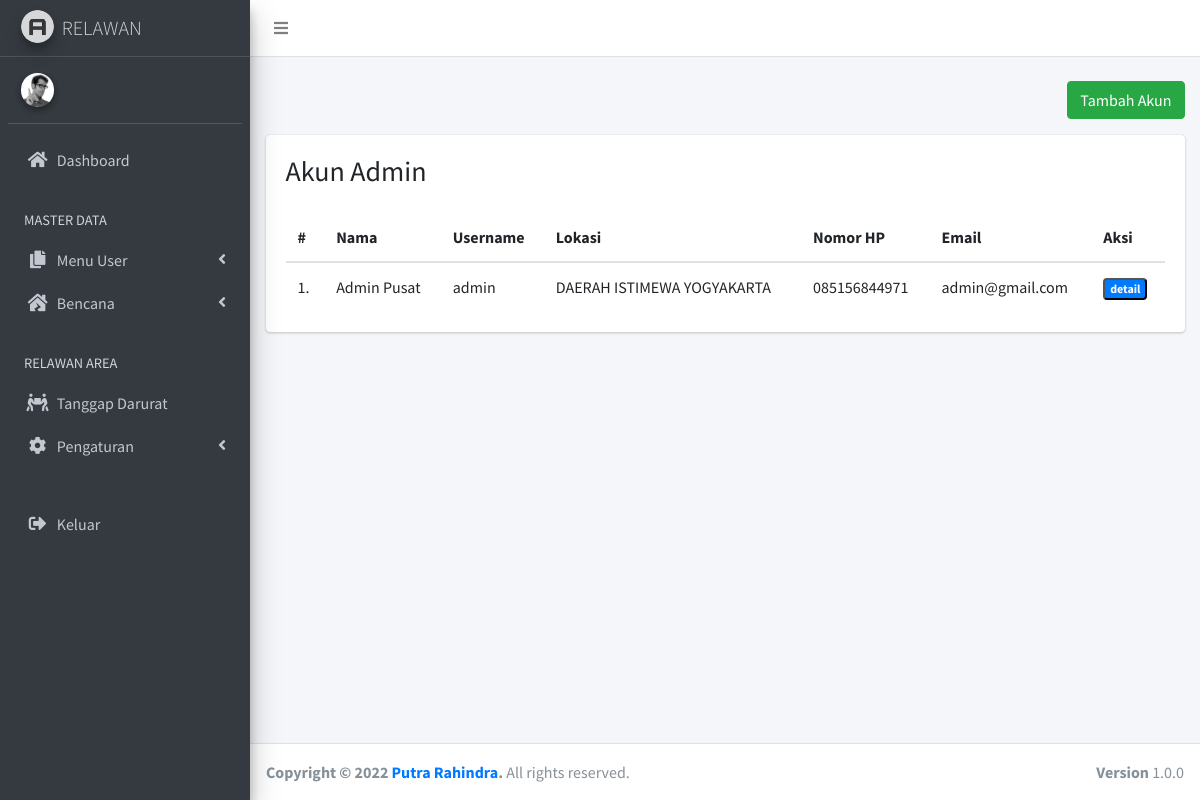
The app's page /users/admin with its own data.
### tables this page shows
CREATE TABLE `attr_admin` (
  `id` int(11) NOT NULL,
  `user_id` int(11) NOT NULL,
  `nama_lengkap` varchar(100) NOT NULL,
  `email` varchar(40) NOT NULL,
  `no_hp` varchar(20) NOT NULL,
  `lokasi` int(11) NOT NULL,
  `created_at` datetime NOT NULL,
  `updated_at` datetime NOT NULL
);

CREATE TABLE `users` (
  `id` int(11) NOT NULL,
  `username` varchar(60) NOT NULL,
  `password` varchar(255) NOT NULL,
  `role_id` int(11) NOT NULL,
  `is_active` tinyint(1) NOT NULL,
  `created_at` datetime NOT NULL,
  `updated_at` datetime NOT NULL
);

CREATE TABLE `reg_provinces` (
  `id` char(2) NOT NULL,
  `name` varchar(255) NOT NULL
);

### application/libraries/Template.php (called while the page is built)
<?php
class Template
{
    var $template_data = [];
    function set($name, $value)
    {
        $this->template_data[$name] = $value;
    }
    function load($template = '', $view = '', $view_data = [], $return = false)
    {
        $this->CI = &get_instance();
        $this->set('contents', $this->CI->load->view($view, $view_data, TRUE));
        return $this->CI->load->view($template, $this->template_data, $return);
    }
}

### application/controllers/Users.php (called while the page is built, shortened)
<?php
class Users extends CI_Controller {
	public function admin($aksi = NULL) {
		if($aksi == "tambah") {
			$this->form_validation->set_rules('username', 'Username', 'required');
			$this->form_validation->set_rules('password', 'Password', 'required');
			$this->form_validation->set_rules('nama_lengkap', 'NamaLengkap', 'required');
			$this->form_validation->set_rules('no_hp', 'NoHP', 'required');
			if($this->form_validation->run() === FALSE) {
				redirect('users/admin');
			} else {
				$userData = [
					'id' => NULL,
					'username' => $this->input->post('username'),
					'password' => password_hash($this->input->post('password'), PASSWORD_DEFAULT),
					'role_id' => 1,
					'is_active' => 1
				];
				$userID = $this->m_user->insert('users', $userData);
				if($userID) {
					$adminAttr = [
						'id' => NULL,
						'user_id' => $userID,
						'nama_lengkap' => $this->input->post('nama_lengkap'),
						'email' => $this->input->post('email'),
						'no_hp' => $this->input->post('no_hp'),
						'lokasi' => $this->input->post('lokasi')
					];
					if($this->m_user->insert('attr_admin', $adminAttr)) {
						$this->session->set_flashdata('pesan', '<div class="alert alert-success" role="alert">Akun berhasil dibuat!</div>');
					} else {
						$this->session->set_flashdata('pesan', '<div class="alert alert-danger" role="alert">Akun gagal dibuat!</div>');
					}
				} else {
					$this->session->set_flashdata('pesan', '<div class="alert alert-danger" role="alert">Akun gagal dibuat!</div>');
				}
				redirect('users/admin');
			}
		} else {
			$data['provinsi'] = $this->crud->get('reg_provinces');
			$data['users'] = $this->m_user->get('admin');
			$this->template->load('layouts/dashboard', 'app/users/admin/index', $data);
		}
	}
}

### index.php (called while the page is built, shortened)
<?php
require_once BASEPATH.'core/CodeIgniter.php';

### application/models/UserModel.php (called while the page is built, shortened)
<?php
class UserModel extends CI_Model {
	public function get($role, $id = NULL) {
		if($role == "admin") {
			if($id) {
				$query = "SELECT attr_admin.id, users.id as user_id, users.username, attr_admin.nama_lengkap, attr_admin.no_hp, attr_admin.email, reg_provinces.name as lokasi, attr_admin.created_at, attr_admin.updated_at FROM attr_admin JOIN users ON attr_admin.user_id = users.id JOIN reg_provinces ON reg_provinces.id = attr_admin.lokasi WHERE attr_admin.user_id = $id";
			} else {
				$query = "SELECT attr_admin.id, users.id as user_id, users.username, attr_admin.nama_lengkap, attr_admin.no_hp, attr_admin.email, reg_provinces.name as lokasi, attr_admin.created_at, attr_admin.updated_at FROM attr_admin JOIN users ON attr_admin.user_id = users.id JOIN reg_provinces ON reg_provinces.id = attr_admin.lokasi";
			}
		} else if($role == "relawan") {
			if($id) {
				$query = "SELECT attr_relawan.id, users.id as user_id, users.username, attr_relawan.nama_lengkap, attr_relawan.no_hp, attr_relawan.email, reg_provinces.name as lokasi, attr_relawan.created_at, attr_relawan.updated_at FROM attr_relawan JOIN users ON attr_relawan.user_id = users.id JOIN reg_provinces ON reg_provinces.id = attr_relawan.lokasi WHERE attr_relawan.user_id = $id";
			} else {
				$query = "SELECT attr_relawan.id, users.id as user_id, users.username, attr_relawan.nama_lengkap, attr_relawan.no_hp, attr_relawan.email, reg_provinces.name as lokasi, attr_relawan.created_at, attr_relawan.updated_at FROM attr_relawan JOIN users ON attr_relawan.user_id = users.id JOIN reg_provinces ON reg_provinces.id = attr_relawan.lokasi";
			}
		}
		return $this->db->query($query)->result_array();
	}
}

### application/views/app/users/admin/index.php (the view, shortened to what this page needs)
<div class="container-fluid">
	<div class="row">
		<div class="col-12 my-3">
			<button type="button" class="btn btn-success float-right" data-toggle="modal" data-target="#tambahModal">Tambah Akun</button>
		</div>
		<div class="col-12">
			<div class="card">
				<div class="card-body">
					<h3 class="mb-4">Akun Admin</h3>
					<table class="table table-hovered">
						<thead>
							<th>#</th>
							<th>Nama</th>
							<th>Username</th>
							<th>Lokasi</th>
							<th>Nomor HP</th>
							<th>Email</th>
							<th>Aksi</th>
						</thead>
						<tbody>
							<?php $nomor = 1; ?>
							<?php foreach($users as $user): ?>
								<tr>
									<td><?= $nomor++ ?>.</td>
									<td><?= $user['nama_lengkap'] ?></td>
									<td><?= $user['username'] ?></td>
									<td><?= $user['lokasi'] ?></td>
									<td><?= $user['no_hp'] ?></td>
									<td><?= $user['email'] ?></td>
									<td>
										<button class="badge badge-primary badge-sm" type="button">detail</button>
									</td>
								</tr>
							<?php endforeach; ?>
						</tbody>
					</table>
				</div>
			</div>
		</div>
	</div>
</div>

### records on screen
attr_admin: nama_lengkap "Admin Pusat", user.username "admin", reg_provinces.name "DAERAH ISTIMEWA YOGYAKARTA", no_hp "085156844971", email "admin@gmail.com"
